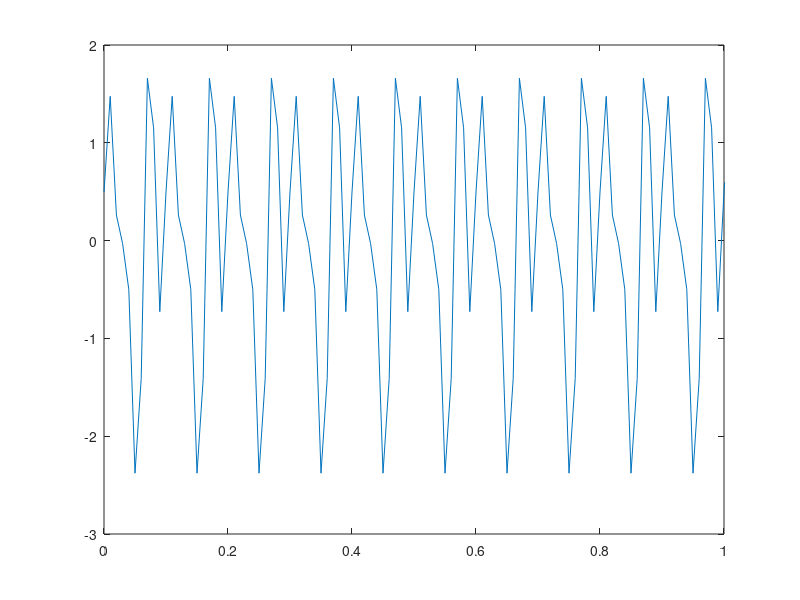

This figure's MATLAB source:
fase = rand(1,3)*2*pi-pi;

T = 0:0.01:2;

x = sin(2*pi*10*T+fase(1))+sin(2*pi*20*T+fase(2))+sin(2*pi*30*T+fase(3));
plot(T,x)
xlim([0 1])

% este belo e magfinicio grafico serve para mostrar que nao sei o que faz
% mas é vida e ela sempre cuntiijaoijoiajd